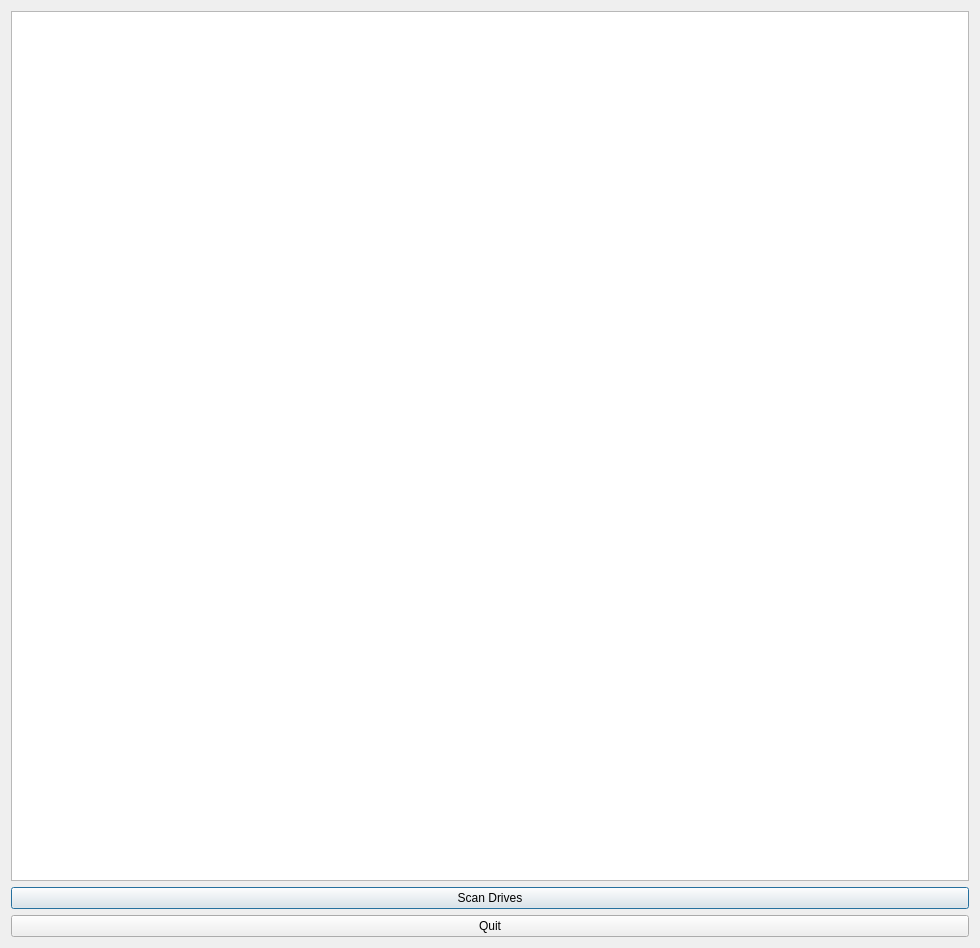
<?xml version="1.0" encoding="UTF-8"?>
<ui version="4.0">
 <class>RTDAQ</class>
 <widget class="QDialog" name="RTDAQ">
  <property name="geometry">
   <rect>
    <x>0</x>
    <y>0</y>
    <width>980</width>
    <height>948</height>
   </rect>
  </property>
  <property name="windowTitle">
   <string>RTDAQ</string>
  </property>
  <layout class="QVBoxLayout" name="verticalLayout">
   <item>
    <widget class="QListWidget" name="lPorts"/>
   </item>
   <item>
    <widget class="QPushButton" name="bGetPorts">
     <property name="text">
      <string>Scan Drives</string>
     </property>
    </widget>
   </item>
   <item>
    <widget class="QPushButton" name="bQuit">
     <property name="text">
      <string>Quit</string>
     </property>
    </widget>
   </item>
  </layout>
 </widget>
 <resources/>
 <connections/>
</ui>
